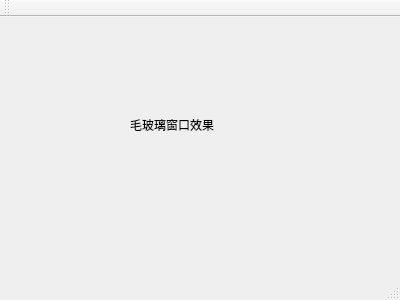
<?xml version="1.0" encoding="UTF-8"?>
<ui version="4.0">
 <class>MainWindow</class>
 <widget class="QMainWindow" name="MainWindow">
  <property name="geometry">
   <rect>
    <x>0</x>
    <y>0</y>
    <width>400</width>
    <height>300</height>
   </rect>
  </property>
  <property name="windowTitle">
   <string>MainWindow</string>
  </property>
  <widget class="QWidget" name="centralWidget">
   <widget class="QLabel" name="label">
    <property name="geometry">
     <rect>
      <x>130</x>
      <y>100</y>
      <width>101</width>
      <height>16</height>
     </rect>
    </property>
    <property name="text">
     <string>毛玻璃窗口效果</string>
    </property>
   </widget>
  </widget>
  <widget class="QMenuBar" name="menuBar">
   <property name="geometry">
    <rect>
     <x>0</x>
     <y>0</y>
     <width>400</width>
     <height>23</height>
    </rect>
   </property>
  </widget>
  <widget class="QToolBar" name="mainToolBar">
   <attribute name="toolBarArea">
    <enum>TopToolBarArea</enum>
   </attribute>
   <attribute name="toolBarBreak">
    <bool>false</bool>
   </attribute>
  </widget>
  <widget class="QStatusBar" name="statusBar"/>
 </widget>
 <layoutdefault spacing="6" margin="11"/>
 <resources/>
 <connections/>
</ui>
